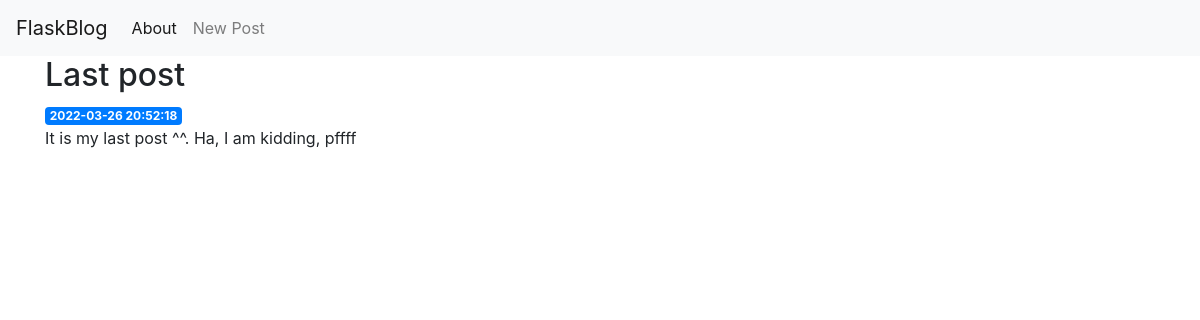
Page /6 on the committed database.
### tables this page shows
CREATE TABLE posts (
    id INTEGER PRIMARY KEY AUTOINCREMENT,
    created TIMESTAMP NOT NULL DEFAULT CURRENT_TIMESTAMP,
    title TEXT NOT NULL,
    content TEXT NOT NULL
);

### app.py (the view)
@app.route('/<int:post_id>')
def post(post_id):
    post = get_post(post_id)
    return render_template('post.html', post=post)

### app.py (called while the page is built)
def get_db_connection():
    conn = sqlite3.connect('database.db')
    conn.row_factory = sqlite3.Row
    return conn

def get_post(post_id):
    conn = get_db_connection()
    post = conn.execute('SELECT * FROM posts WHERE id = ?',
                        (post_id,)).fetchone()
    conn.close()
    if post is None:
        abort(404)
    return post

### templates/post.html
{% extends 'base.html' %}
{% block content %}
    <h2>{% block title %} {{ post['title'] }} {% endblock %}</h2>
    <span class="badge badge-primary">{{ post['created'] }}</span>
    <p>{{ post['content'] }}</p>
{% endblock %}

### rows in the picture
posts: title "Last post", created "2022-03-26 20:52:18", content "It is my last post ^^. Ha, I am kidding, pffff"
